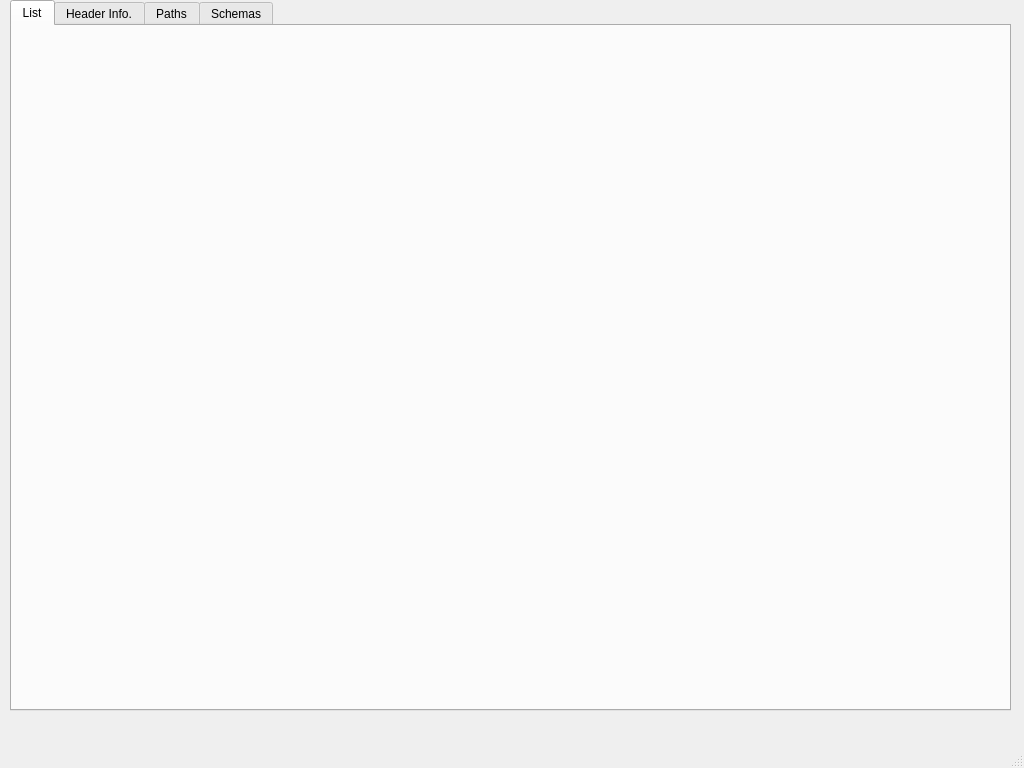
<?xml version="1.0" encoding="UTF-8"?>
<ui version="4.0">
 <class>MainWindow</class>
 <widget class="QMainWindow" name="MainWindow">
  <property name="geometry">
   <rect>
    <x>0</x>
    <y>0</y>
    <width>1024</width>
    <height>768</height>
   </rect>
  </property>
  <property name="windowTitle">
   <string>OpenAPI Specification Document Generator</string>
  </property>
  <widget class="QWidget" name="centralwidget">
   <widget class="QTabWidget" name="tab_container">
    <property name="geometry">
     <rect>
      <x>10</x>
      <y>0</y>
      <width>1001</width>
      <height>711</height>
     </rect>
    </property>
    <property name="currentIndex">
     <number>0</number>
    </property>
    <widget class="QWidget" name="tab_list">
     <attribute name="title">
      <string>List</string>
     </attribute>
    </widget>
    <widget class="QWidget" name="tab_header">
     <attribute name="title">
      <string>Header Info.</string>
     </attribute>
    </widget>
    <widget class="QWidget" name="tab_paths">
     <attribute name="title">
      <string>Paths</string>
     </attribute>
    </widget>
    <widget class="QWidget" name="tab_schemas">
     <attribute name="title">
      <string>Schemas</string>
     </attribute>
    </widget>
   </widget>
  </widget>
  <widget class="QMenuBar" name="menubar">
   <property name="geometry">
    <rect>
     <x>0</x>
     <y>0</y>
     <width>1024</width>
     <height>21</height>
    </rect>
   </property>
  </widget>
  <widget class="QStatusBar" name="statusbar"/>
 </widget>
 <resources/>
 <connections/>
</ui>
